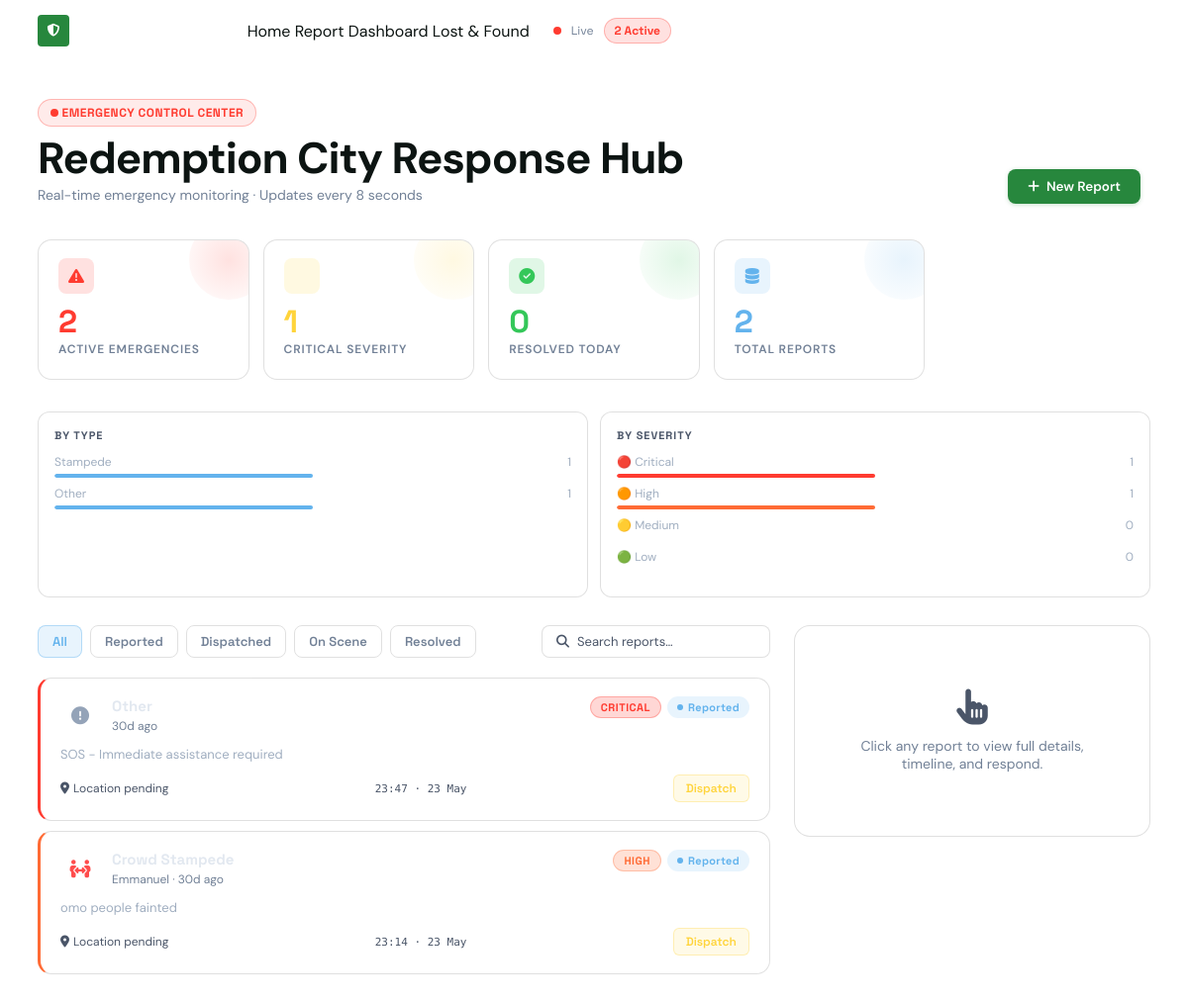
/emergency_dashboard/, run on the app's committed database.
### App/models.py (models this page shows, shortened)
class EmergencyReport(models.Model):
    EMERGENCY_TYPES = [
        ('medical',   'Medical Emergency'),
        ('fire',      'Fire Outbreak'),
        ('security',  'Security Threat'),
        ('missing',   'Missing Child'),
        ('traffic',   'Traffic Accident'),
        ('stampede',  'Crowd Stampede'),
        ('other',     'Other'),
    ]
    SEVERITY_LEVELS = [
        ('low',      'Low'),
        ('medium',   'Medium'),
        ('high',     'High'),
        ('critical', 'Critical'),
    ]
    STATUS_CHOICES = [
        ('reported',    'Reported'),
        ('dispatched',  'Dispatched'),
        ('on_scene',    'On Scene'),
        ('resolved',    'Resolved'),
        ('false_alarm', 'False Alarm'),
    ]
    id              = models.UUIDField(primary_key=True, default=uuid.uuid4, editable=False)
    emergency_type  = models.CharField(max_length=20, choices=EMERGENCY_TYPES)
    severity        = models.CharField(max_length=10, choices=SEVERITY_LEVELS, default='high')
    status          = models.CharField(max_length=15, choices=STATUS_CHOICES, default='reported')
    reporter_name   = models.CharField(max_length=100, blank=True)
    reporter_phone  = models.CharField(max_length=20, blank=True)
    description     = models.TextField()
    latitude        = models.FloatField(null=True, blank=True)
    longitude       = models.FloatField(null=True, blank=True)
    location_name   = models.CharField(max_length=255, blank=True)
    device_info     = models.CharField(max_length=255, blank=True)
    ip_address      = models.GenericIPAddressField(null=True, blank=True)
    session_token   = models.CharField(max_length=64, blank=True)
    reported_at     = models.DateTimeField(auto_now_add=True)
    updated_at      = models.DateTimeField(auto_now=True)
    resolved_at     = models.DateTimeField(null=True, blank=True)
    responder_name  = models.CharField(max_length=100, blank=True)
    response_notes  = models.TextField(blank=True)
    response_time_minutes = models.IntegerField(null=True, blank=True)
    class Meta:
        ordering = ['-reported_at']
    def time_since_reported(self):
        delta = timezone.now() - self.reported_at
        minutes = int(delta.total_seconds() / 60)
        if minutes < 1:
            return "Just now"
        if minutes < 60:
            return f"{minutes}m ago"
        hours = minutes // 60
        if hours < 24:
            return f"{hours}h ago"
        return f"{delta.days}d ago"
    def is_active(self):
        return self.status in ('reported', 'dispatched', 'on_scene')

### App/views.py (the view)
# urls.py: path('emergency_dashboard/', landing_views.emergency_dashboard, name='emergency_dashboard'),
def emergency_dashboard(request):
    reports  = EmergencyReport.objects.prefetch_related('timeline').all()
    active   = reports.filter(status__in=['reported', 'dispatched', 'on_scene'])
    resolved = reports.filter(status='resolved')
    by_type = (
        reports.values('emergency_type')
               .annotate(count=Count('id'))
               .order_by('-count')
    )
    by_severity = {
        'critical': reports.filter(severity='critical').count(),
        'high':     reports.filter(severity='high').count(),
        'medium':   reports.filter(severity='medium').count(),
        'low':      reports.filter(severity='low').count(),
    }
    lf_reports = LostFoundReport.objects.all()
    lf_active = lf_reports.filter(status='active').count()
    lf_lost_persons = lf_reports.filter(category='lost_person', status='active').count()
    lf_found_persons = lf_reports.filter(category='found_person', status='active').count()
    lf_lost_items = lf_reports.filter(category='lost_item', status='active').count()
    lf_found_items = lf_reports.filter(category='found_item', status='active').count()
    context = {
        'reports':     reports[:50],
        'active':      active,
        'resolved':    resolved,
        'total':       reports.count(),
        'active_count':   active.count(),
        'resolved_count': resolved.count(),
        'by_type':     list(by_type),
        'by_severity': by_severity,
        'lf_active': lf_active,
        'lf_lost_persons': lf_lost_persons,
        'lf_found_persons': lf_found_persons,
        'lf_lost_items': lf_lost_items,
        'lf_found_items': lf_found_items,
    }
    return render(request, 'emergency_dashboard.html', context)

### templates/emergency_dashboard.html (shortened to what this page needs)
{% load static %}
<!DOCTYPE html>
<html lang="en">
<head>
    <link rel="stylesheet" href="https://cdnjs.cloudflare.com/ajax/libs/font-awesome/6.5.0/css/all.min.css">
    <link rel="stylesheet" href="{% static 'css/index.css' %}">
    <link rel="stylesheet" href="{% static 'css/emergency.css' %}">
    <link rel="stylesheet" href="{% static 'css/emergency_dashboard.css' %}">
</head>
<body>
<nav class="site-nav">
    <div class="container">
        <div class="nav-inner">
            <a href="/" class="nav-logo">
                <div class="nav-logo-mark">
                    <i class="fa-solid fa-shield-halved"></i>
                </div>
                <div class="logo-text">
                    <span class="logo-main">CampAlly</span>
                    <span class="logo-badge">Control</span>
                </div>
            </a>
            <div class="nav-links-wrap">
                <a href="/" class="nav-link">Home</a>
                <a href="/emergency/" class="nav-link">Report</a>
                <a href="/emergency/dashboard/" class="nav-link active">Dashboard</a>
                <a href="/lost-person/" class="nav-link">Lost & Found</a>
            </div>
            <div class="nav-actions">
                <span class="live-dot"></span>
                <span id="nav-live-text">Live</span>
                <span id="nav-active-badge">
                    {{ active_count }} Active
                </span>
            </div>
        </div>
    </div>
</nav>
<section id="emergency-dashboard">
    <div class="container">
        <div class="dash-header">
            <div>
                <div class="dash-badge">
                    <span class="live-dot"></span> EMERGENCY CONTROL CENTER
                </div>
                <h1 class="dash-title">Redemption City <span class="gradient-text">Response Hub</span></h1>
                <p class="dash-subtitle">Real-time emergency monitoring · Updates every 8 seconds</p>
            </div>
            <div class="dash-header-actions">
                <a href="/emergency/" class="btn btn-primary">
                    <i class="fa-solid fa-plus"></i> New Report
                </a>
            </div>
        </div>
        <div class="kpi-row">
            <div class="kpi-card" style="--glow-color:#ff3b30;">
                <div class="kpi-card-glow"></div>
                <div class="kpi-icon" style="background:rgba(255,59,48,0.15);color:#ff3b30;">
                    <i class="fa-solid fa-triangle-exclamation"></i>
                </div>
                <div class="kpi-value" id="kpi-active" style="color:#ff3b30;">{{ active_count }}</div>
                <div class="kpi-label">Active Emergencies</div>
            </div>
            <div class="kpi-card" style="--glow-color:#ffd43b;">
                <div class="kpi-card-glow"></div>
                <div class="kpi-icon" style="background:rgba(255,212,59,0.15);color:#ffd43b;">
                </div>
                <div class="kpi-value" id="kpi-critical" style="color:#ffd43b;">{{ by_severity.critical }}</div>
                <div class="kpi-label">Critical Severity</div>
            </div>
            <div class="kpi-card" style="--glow-color:#34c759;">
                <div class="kpi-card-glow"></div>
                <div class="kpi-icon" style="background:rgba(52,199,89,0.15);color:#34c759;">
                    <i class="fa-solid fa-circle-check"></i>
                </div>
                <div class="kpi-value" id="kpi-resolved" style="color:#34c759;">{{ resolved_count }}</div>
                <div class="kpi-label">Resolved Today</div>
            </div>
            <div class="kpi-card" style="--glow-color:#63b3ed;">
                <div class="kpi-card-glow"></div>
                <div class="kpi-icon" style="background:rgba(99,179,237,0.15);color:#63b3ed;">
                    <i class="fa-solid fa-database"></i>
                </div>
                <div class="kpi-value" id="kpi-total" style="color:#63b3ed;">{{ total }}</div>
                <div class="kpi-label">Total Reports</div>
            </div>
        </div>
        <div class="analytics-grid" style="margin-bottom:28px;">
            <div class="analytics-card">
                <h4>By Type</h4>
                {% for item in by_type %}
                <div class="bar-item">
                    <div class="bar-label">
                        <span>{{ item.emergency_type|title }}</span>
                        <span>{{ item.count }}</span>
                    </div>
                    <div class="bar-track">
                        <div class="bar-fill"
                             style="width:{% if total > 0 %}{% widthratio item.count total 100 %}{% else %}0{% endif %}%;background:#63b3ed;"></div>
                    </div>
                </div>
                {% empty %}
                <div style="color:#4a5568;font-size:13px;text-align:center;padding:12px;">No data yet</div>
                {% endfor %}
            </div>
            <div class="analytics-card">
                <h4>By Severity</h4>
                {% with total_sev=by_severity.critical|add:by_severity.high|add:by_severity.medium|add:by_severity.low %}
                <div class="bar-item">
                    <div class="bar-label"><span>🔴 Critical</span><span>{{ by_severity.critical }}</span></div>
                    <div class="bar-track"><div class="bar-fill" style="width:{% if total_sev > 0 %}{% widthratio by_severity.critical total_sev 100 %}{% else %}0{% endif %}%;background:var(--sev-critical);"></div></div>
                </div>
                <div class="bar-item">
                    <div class="bar-label"><span>🟠 High</span><span>{{ by_severity.high }}</span></div>
                    <div class="bar-track"><div class="bar-fill" style="width:{% if total_sev > 0 %}{% widthratio by_severity.high total_sev 100 %}{% else %}0{% endif %}%;background:var(--sev-high);"></div></div>
                </div>
                <div class="bar-item">
                    <div class="bar-label"><span>🟡 Medium</span><span>{{ by_severity.medium }}</span></div>
                    <div class="bar-track"><div class="bar-fill" style="width:{% if total_sev > 0 %}{% widthratio by_severity.medium total_sev 100 %}{% else %}0{% endif %}%;background:var(--sev-medium);"></div></div>
                </div>
                <div class="bar-item">
                    <div class="bar-label"><span>🟢 Low</span><span>{{ by_severity.low }}</span></div>
                    <div class="bar-track"><div class="bar-fill" style="width:{% if total_sev > 0 %}{% widthratio by_severity.low total_sev 100 %}{% else %}0{% endif %}%;background:var(--sev-low);"></div></div>
                </div>
                {% endwith %}
            </div>
        </div>
        <div class="dash-layout">
            <div>
                <div class="filter-bar">
                    <button class="filter-btn active" onclick="filterReports('all',this)">All</button>
                    <button class="filter-btn" onclick="filterReports('reported',this)">Reported</button>
                    <button class="filter-btn" onclick="filterReports('dispatched',this)">Dispatched</button>
                    <button class="filter-btn" onclick="filterReports('on_scene',this)">On Scene</button>
                    <button class="filter-btn" onclick="filterReports('resolved',this)">Resolved</button>
                    <div class="filter-search">
                        <i class="fa-solid fa-magnifying-glass"></i>
                        <input type="text" placeholder="Search reports…" oninput="searchReports(this.value)">
                    </div>
                </div>
                <div class="reports-list" id="reports-list">
                    {% for report in reports %}
                    <div class="report-card sev-{{ report.severity }}-card etype-{{ report.emergency_type }}"
                         data-id="{{ report.id }}"
                         data-status="{{ report.status }}"
                         data-type="{{ report.emergency_type }}"
                         onclick="openDetail('{{ report.id }}')">
                        <div class="report-card-top">
                            <div class="report-type-icon etype-{{ report.emergency_type }}">
                                {% if report.emergency_type == 'medical' %}<i class="fa-solid fa-kit-medical"></i>
                                {% elif report.emergency_type == 'fire' %}<i class="fa-solid fa-fire-flame-curved"></i>
                                {% elif report.emergency_type == 'security' %}<i class="fa-solid fa-shield-exclamation"></i>
                                {% elif report.emergency_type == 'missing' %}<i class="fa-solid fa-child-reaching"></i>
                                {% elif report.emergency_type == 'traffic' %}<i class="fa-solid fa-car-burst"></i>
                                {% elif report.emergency_type == 'stampede' %}<i class="fa-solid fa-people-arrows"></i>
                                {% else %}<i class="fa-solid fa-circle-exclamation"></i>{% endif %}
                            </div>
                            <div class="report-meta">
                                <div class="report-title">{{ report.get_emergency_type_display }}</div>
                                <div class="report-subtitle">
                                    {% if report.reporter_name %}{{ report.reporter_name }} · {% endif %}
                                    {{ report.time_since_reported }}
                                </div>
                            </div>
                            <div class="report-badges">
                                <span class="sev-badge sev-{{ report.severity }}">{{ report.severity }}</span>
                                <span class="status-badge status-{{ report.status }}">{{ report.get_status_display }}</span>
                            </div>
                        </div>
                        <div class="report-body">{{ report.description }}</div>
                        <div class="report-footer">
                            <span class="report-location">
                                <i class="fa-solid fa-location-dot"></i>
                                {{ report.location_name|default:"Location pending" }}
                            </span>
                            <span class="report-time">{{ report.reported_at|date:"H:i · d M" }}</span>
                            <div class="report-actions" onclick="event.stopPropagation()">
                                {% if report.status == 'reported' %}
                                <button class="action-btn dispatch" onclick="updateStatus('{{ report.id }}','dispatched')">Dispatch</button>
                                {% elif report.status == 'dispatched' %}
                                <button class="action-btn" style="color:#ff922b;border-color:rgba(255,146,43,0.3);" onclick="updateStatus('{{ report.id }}','on_scene')">On Scene</button>
                                {% elif report.status == 'on_scene' %}
                                <button class="action-btn resolve" onclick="updateStatus('{{ report.id }}','resolved')">Resolve</button>
                                {% endif %}
                            </div>
                        </div>
                    </div>
                    {% empty %}
                    <div class="reports-empty">
                        <i class="fa-solid fa-shield-check" style="color:#34c759;"></i>
                        <h3>All Clear</h3>
                        <p>No emergency reports yet. The city is safe.</p>
                    </div>
                    {% endfor %}
                </div>
            </div>
            <div>
                <div id="detail-panel">
                    <div class="detail-empty" id="detail-empty">
                        <i class="fa-solid fa-hand-pointer"></i>
                        <p style="font-size:14px;color:#718096;">Click any report to view full details, timeline, and respond.</p>
                    </div>
                </div>
            </div>
        </div>
    </div>
</section>
</body>
</html>

### data on the page
EmergencyReport: emergency_type "Other", time_since_reported "30d ago", severity "CRITICAL", status "Reported", description "SOS - Immediate assistance required", location_name "Location pending", reported_at "23:47 · 23 May"
EmergencyReport: emergency_type "Crowd Stampede", reporter_name "Emmanuel", time_since_reported "30d ago", severity "HIGH", status "Reported", description "omo people fainted", location_name "Location pending", reported_at "23:14 · 23 May"

### other printed values
{{ active_count }} "2"
{{ by_severity.critical }} "1"
{{ resolved_count }} "0"
{{ total }} "2"
{{ item.emergency_type|title }} "Stampede" "Other"
{{ item.count }} "1" "1"
{{ by_severity.high }} "1"
{{ by_severity.medium }} "0"
{{ by_severity.low }} "0"
